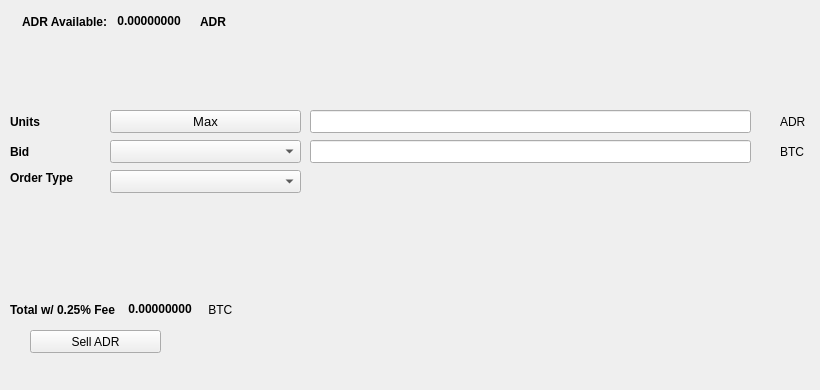
   <widget class="QWidget" name="SellTab">
    <attribute name="title">
     <string>Sell</string>
    </attribute>
    <widget class="QLabel" name="label_16">
     <property name="geometry">
      <rect>
       <x>780</x>
       <y>140</y>
       <width>31</width>
       <height>23</height>
      </rect>
     </property>
     <property name="text">
      <string>BTC</string>
     </property>
    </widget>
    <widget class="QComboBox" name="SellBidcomboBox">
     <property name="geometry">
      <rect>
       <x>110</x>
       <y>140</y>
       <width>191</width>
       <height>23</height>
      </rect>
     </property>
     <property name="font">
      <font>
       <pointsize>10</pointsize>
      </font>
     </property>
    </widget>
    <widget class="QLabel" name="label_18">
     <property name="geometry">
      <rect>
       <x>10</x>
       <y>110</y>
       <width>46</width>
       <height>23</height>
      </rect>
     </property>
     <property name="font">
      <font>
       <weight>75</weight>
       <bold>true</bold>
      </font>
     </property>
     <property name="text">
      <string>Units</string>
     </property>
    </widget>
    <widget class="QPushButton" name="Sell_Max_Amount">
     <property name="geometry">
      <rect>
       <x>110</x>
       <y>110</y>
       <width>191</width>
       <height>23</height>
      </rect>
     </property>
     <property name="font">
      <font>
       <pointsize>10</pointsize>
      </font>
     </property>
     <property name="text">
      <string>Max</string>
     </property>
    </widget>
    <widget class="QLabel" name="label_20">
     <property name="geometry">
      <rect>
       <x>10</x>
       <y>170</y>
       <width>91</width>
       <height>16</height>
      </rect>
     </property>
     <property name="font">
      <font>
       <weight>75</weight>
       <bold>true</bold>
      </font>
     </property>
     <property name="text">
      <string>Order Type</string>
     </property>
    </widget>
    <widget class="QComboBox" name="SellOrdertypeCombo">
     <property name="geometry">
      <rect>
       <x>110</x>
       <y>170</y>
       <width>191</width>
       <height>23</height>
      </rect>
     </property>
     <property name="font">
      <font>
       <pointsize>10</pointsize>
      </font>
     </property>
    </widget>
    <widget class="QLabel" name="label_21">
     <property name="geometry">
      <rect>
       <x>10</x>
       <y>140</y>
       <width>46</width>
       <height>23</height>
      </rect>
     </property>
     <property name="font">
      <font>
       <weight>75</weight>
       <bold>true</bold>
      </font>
     </property>
     <property name="text">
      <string>Bid</string>
     </property>
    </widget>
    <widget class="QLabel" name="label_22">
     <property name="geometry">
      <rect>
       <x>780</x>
       <y>110</y>
       <width>31</width>
       <height>23</height>
      </rect>
     </property>
     <property name="text">
      <string>ADR</string>
     </property>
    </widget>
    <widget class="QLineEdit" name="UnitsInputADR">
     <property name="geometry">
      <rect>
       <x>310</x>
       <y>110</y>
       <width>441</width>
       <height>23</height>
      </rect>
     </property>
     <property name="font">
      <font>
       <pointsize>9</pointsize>
       <weight>75</weight>
       <bold>true</bold>
      </font>
     </property>
    </widget>
    <widget class="QLineEdit" name="SellBidPriceEdit">
     <property name="geometry">
      <rect>
       <x>310</x>
       <y>140</y>
       <width>441</width>
       <height>23</height>
      </rect>
     </property>
     <property name="font">
      <font>
       <pointsize>9</pointsize>
       <weight>75</weight>
       <bold>true</bold>
      </font>
     </property>
    </widget>
    <widget class="QPushButton" name="SellADRBTN">
     <property name="geometry">
      <rect>
       <x>30</x>
       <y>330</y>
       <width>131</width>
       <height>23</height>
      </rect>
     </property>
     <property name="text">
      <string>Sell ADR</string>
     </property>
     <property name="icon">
      <iconset resource="../adirondack">
       <normaloff>:/icons/bitcoin</normaloff>:/icons/bitcoin</iconset>
     </property>
    </widget>
    <widget class="QWidget" name="layoutWidget3">
     <property name="geometry">
      <rect>
       <x>22</x>
       <y>12</y>
       <width>258</width>
       <height>19</height>
      </rect>
     </property>
     <layout class="QHBoxLayout" name="horizontalLayout">
      <item>
       <widget class="QLabel" name="label232_2">
        <property name="font">
         <font>
          <weight>75</weight>
          <bold>true</bold>
         </font>
        </property>
        <property name="text">
         <string>ADR Available:</string>
        </property>
       </widget>
      </item>
      <item>
       <widget class="QLabel" name="ADRAvailableLabel">
        <property name="palette">
         <palette>
          <active>
           <colorrole role="WindowText">
            <brush brushstyle="SolidPattern">
             <color alpha="255">
              <red>0</red>
              <green>0</green>
              <blue>0</blue>
             </color>
            </brush>
           </colorrole>
           <colorrole role="Button">
            <brush brushstyle="SolidPattern">
             <color alpha="255">
              <red>0</red>
              <green>170</green>
              <blue>0</blue>
             </color>
            </brush>
           </colorrole>
           <colorrole role="Light">
            <brush brushstyle="SolidPattern">
             <color alpha="255">
              <red>0</red>
              <green>255</green>
              <blue>0</blue>
             </color>
            </brush>
           </colorrole>
           <colorrole role="Midlight">
            <brush brushstyle="SolidPattern">
             <color alpha="255">
              <red>0</red>
              <green>212</green>
              <blue>0</blue>
             </color>
            </brush>
           </colorrole>
           <colorrole role="Dark">
            <brush brushstyle="SolidPattern">
             <color alpha="255">
              <red>0</red>
              <green>85</green>
              <blue>0</blue>
             </color>
            </brush>
           </colorrole>
           <colorrole role="Mid">
            <brush brushstyle="SolidPattern">
             <color alpha="255">
              <red>0</red>
              <green>113</green>
              <blue>0</blue>
             </color>
            </brush>
           </colorrole>
           <colorrole role="Text">
            <brush brushstyle="SolidPattern">
             <color alpha="255">
              <red>0</red>
              <green>170</green>
              <blue>0</blue>
             </color>
            </brush>
           </colorrole>
           <colorrole role="BrightText">
            <brush brushstyle="SolidPattern">
             <color alpha="255">
              <red>255</red>
              <green>255</green>
              <blue>255</blue>
             </color>
            </brush>
           </colorrole>
           <colorrole role="ButtonText">
            <brush brushstyle="SolidPattern">
             <color alpha="255">
              <red>0</red>
              <green>0</green>
              <blue>0</blue>
             </color>
            </brush>
           </colorrole>
           <colorrole role="Base">
            <brush brushstyle="SolidPattern">
             <color alpha="255">
              <red>255</red>
              <green>255</green>
              <blue>255</blue>
             </color>
            </brush>
           </colorrole>
           <colorrole role="Window">
            <brush brushstyle="SolidPattern">
             <color alpha="255">
              <red>0</red>
              <green>170</green>
              <blue>0</blue>
             </color>
            </brush>
           </colorrole>
           <colorrole role="Shadow">
            <brush brushstyle="SolidPattern">
             <color alpha="255">
              <red>0</red>
              <green>0</green>
              <blue>0</blue>
             </color>
            </brush>
           </colorrole>
           <colorrole role="AlternateBase">
            <brush brushstyle="SolidPattern">
             <color alpha="255">
              <red>127</red>
              <green>212</green>
              <blue>127</blue>
             </color>
            </brush>
           </colorrole>
           <colorrole role="ToolTipBase">
            <brush brushstyle="SolidPattern">
             <color alpha="255">
              <red>255</red>
              <green>255</green>
              <blue>220</blue>
             </color>
            </brush>
           </colorrole>
           <colorrole role="ToolTipText">
            <brush brushstyle="SolidPattern">
             <color alpha="255">
              <red>0</red>
              <green>0</green>
              <blue>0</blue>
             </color>
            </brush>
           </colorrole>
          </active>
          <inactive>
           <colorrole role="WindowText">
            <brush brushstyle="SolidPattern">
             <color alpha="255">
              <red>0</red>
              <green>0</green>
              <blue>0</blue>
             </color>
            </brush>
           </colorrole>
           <colorrole role="Button">
            <brush brushstyle="SolidPattern">
             <color alpha="255">
              <red>0</red>
              <green>170</green>
              <blue>0</blue>
             </color>
            </brush>
           </colorrole>
           <colorrole role="Light">
            <brush brushstyle="SolidPattern">
             <color alpha="255">
              <red>0</red>
              <green>255</green>
              <blue>0</blue>
             </color>
            </brush>
           </colorrole>
           <colorrole role="Midlight">
            <brush brushstyle="SolidPattern">
             <color alpha="255">
              <red>0</red>
              <green>212</green>
              <blue>0</blue>
             </color>
            </brush>
           </colorrole>
           <colorrole role="Dark">
            <brush brushstyle="SolidPattern">
             <color alpha="255">
              <red>0</red>
              <green>85</green>
              <blue>0</blue>
             </color>
            </brush>
           </colorrole>
           <colorrole role="Mid">
            <brush brushstyle="SolidPattern">
             <color alpha="255">
              <red>0</red>
              <green>113</green>
              <blue>0</blue>
             </color>
            </brush>
           </colorrole>
           <colorrole role="Text">
            <brush brushstyle="SolidPattern">
             <color alpha="255">
              <red>0</red>
              <green>170</green>
              <blue>0</blue>
             </color>
            </brush>
           </colorrole>
           <colorrole role="BrightText">
            <brush brushstyle="SolidPattern">
             <color alpha="255">
              <red>255</red>
              <green>255</green>
              <blue>255</blue>
             </color>
            </brush>
           </colorrole>
           <colorrole role="ButtonText">
            <brush brushstyle="SolidPattern">
             <color alpha="255">
              <red>0</red>
              <green>0</green>
              <blue>0</blue>
             </color>
            </brush>
           </colorrole>
           <colorrole role="Base">
            <brush brushstyle="SolidPattern">
             <color alpha="255">
              <red>255</red>
              <green>255</green>
              <blue>255</blue>
             </color>
            </brush>
           </colorrole>
           <colorrole role="Window">
            <brush brushstyle="SolidPattern">
             <color alpha="255">
              <red>0</red>
              <green>170</green>
              <blue>0</blue>
             </color>
            </brush>
           </colorrole>
           <colorrole role="Shadow">
            <brush brushstyle="SolidPattern">
             <color alpha="255">
              <red>0</red>
              <green>0</green>
              <blue>0</blue>
             </color>
            </brush>
           </colorrole>
           <colorrole role="AlternateBase">
            <brush brushstyle="SolidPattern">
             <color alpha="255">
              <red>127</red>
              <green>212</green>
              <blue>127</blue>
             </color>
            </brush>
           </colorrole>
           <colorrole role="ToolTipBase">
            <brush brushstyle="SolidPattern">
             <color alpha="255">
              <red>255</red>
              <green>255</green>
              <blue>220</blue>
             </color>
            </brush>
           </colorrole>
           <colorrole role="ToolTipText">
            <brush brushstyle="SolidPattern">
             <color alpha="255">
              <red>0</red>
              <green>0</green>
              <blue>0</blue>
             </color>
            </brush>
           </colorrole>
          </inactive>
          <disabled>
           <colorrole role="WindowText">
            <brush brushstyle="SolidPattern">
             <color alpha="255">
              <red>0</red>
              <green>85</green>
              <blue>0</blue>
             </color>
            </brush>
           </colorrole>
           <colorrole role="Button">
            <brush brushstyle="SolidPattern">
             <color alpha="255">
              <red>0</red>
              <green>170</green>
              <blue>0</blue>
             </color>
            </brush>
           </colorrole>
           <colorrole role="Light">
            <brush brushstyle="SolidPattern">
             <color alpha="255">
              <red>0</red>
              <green>255</green>
              <blue>0</blue>
             </color>
            </brush>
           </colorrole>
           <colorrole role="Midlight">
            <brush brushstyle="SolidPattern">
             <color alpha="255">
              <red>0</red>
              <green>212</green>
              <blue>0</blue>
             </color>
            </brush>
           </colorrole>
           <colorrole role="Dark">
            <brush brushstyle="SolidPattern">
             <color alpha="255">
              <red>0</red>
              <green>85</green>
              <blue>0</blue>
             </color>
            </brush>
           </colorrole>
           <colorrole role="Mid">
            <brush brushstyle="SolidPattern">
             <color alpha="255">
              <red>0</red>
              <green>113</green>
              <blue>0</blue>
             </color>
            </brush>
           </colorrole>
           <colorrole role="Text">
            <brush brushstyle="SolidPattern">
             <color alpha="255">
              <red>0</red>
              <green>85</green>
              <blue>0</blue>
             </color>
            </brush>
           </colorrole>
           <colorrole role="BrightText">
            <brush brushstyle="SolidPattern">
             <color alpha="255">
              <red>255</red>
              <green>255</green>
              <blue>255</blue>
             </color>
            </brush>
           </colorrole>
           <colorrole role="ButtonText">
            <brush brushstyle="SolidPattern">
             <color alpha="255">
              <red>0</red>
              <green>85</green>
              <blue>0</blue>
             </color>
            </brush>
           </colorrole>
           <colorrole role="Base">
            <brush brushstyle="SolidPattern">
             <color alpha="255">
              <red>0</red>
              <green>170</green>
              <blue>0</blue>
             </color>
            </brush>
           </colorrole>
           <colorrole role="Window">
            <brush brushstyle="SolidPattern">
             <color alpha="255">
              <red>0</red>
              <green>170</green>
              <blue>0</blue>
             </color>
            </brush>
           </colorrole>
           <colorrole role="Shadow">
            <brush brushstyle="SolidPattern">
             <color alpha="255">
              <red>0</red>
              <green>0</green>
              <blue>0</blue>
             </color>
            </brush>
           </colorrole>
           <colorrole role="AlternateBase">
            <brush brushstyle="SolidPattern">
             <color alpha="255">
              <red>0</red>
              <green>170</green>
              <blue>0</blue>
             </color>
            </brush>
           </colorrole>
           <colorrole role="ToolTipBase">
            <brush brushstyle="SolidPattern">
             <color alpha="255">
              <red>255</red>
              <green>255</green>
              <blue>220</blue>
             </color>
            </brush>
           </colorrole>
           <colorrole role="ToolTipText">
            <brush brushstyle="SolidPattern">
             <color alpha="255">
              <red>0</red>
              <green>0</green>
              <blue>0</blue>
             </color>
            </brush>
           </colorrole>
          </disabled>
         </palette>
        </property>
        <property name="font">
         <font>
          <weight>75</weight>
          <bold>true</bold>
         </font>
        </property>
        <property name="text">
         <string> 0.00000000 </string>
        </property>
        <property name="textInteractionFlags">
         <set>Qt::LinksAccessibleByMouse|Qt::TextSelectableByKeyboard|Qt::TextSelectableByMouse</set>
        </property>
       </widget>
      </item>
      <item>
       <widget class="QLabel" name="labelADR">
        <property name="font">
         <font>
          <weight>75</weight>
          <bold>true</bold>
         </font>
        </property>
        <property name="text">
         <string>ADR</string>
        </property>
       </widget>
      </item>
     </layout>
    </widget>
    <widget class="QWidget" name="layoutWidget">
     <property name="geometry">
      <rect>
       <x>10</x>
       <y>300</y>
       <width>268</width>
       <height>19</height>
      </rect>
     </property>
     <layout class="QHBoxLayout" name="horizontalLayout_2">
      <item>
       <widget class="QLabel" name="label_19">
        <property name="font">
         <font>
          <weight>75</weight>
          <bold>true</bold>
         </font>
        </property>
        <property name="text">
         <string>Total w/ 0.25% Fee </string>
        </property>
       </widget>
      </item>
      <item>
       <widget class="QLabel" name="SellCostLabel">
        <property name="palette">
         <palette>
          <active>
           <colorrole role="WindowText">
            <brush brushstyle="SolidPattern">
             <color alpha="255">
              <red>0</red>
              <green>0</green>
              <blue>0</blue>
             </color>
            </brush>
           </colorrole>
           <colorrole role="Button">
            <brush brushstyle="SolidPattern">
             <color alpha="255">
              <red>0</red>
              <green>170</green>
              <blue>0</blue>
             </color>
            </brush>
           </colorrole>
           <colorrole role="Light">
            <brush brushstyle="SolidPattern">
             <color alpha="255">
              <red>0</red>
              <green>255</green>
              <blue>0</blue>
             </color>
            </brush>
           </colorrole>
           <colorrole role="Midlight">
            <brush brushstyle="SolidPattern">
             <color alpha="255">
              <red>0</red>
              <green>212</green>
              <blue>0</blue>
             </color>
            </brush>
           </colorrole>
           <colorrole role="Dark">
            <brush brushstyle="SolidPattern">
             <color alpha="255">
              <red>0</red>
              <green>85</green>
              <blue>0</blue>
             </color>
            </brush>
           </colorrole>
           <colorrole role="Mid">
            <brush brushstyle="SolidPattern">
             <color alpha="255">
              <red>0</red>
              <green>113</green>
              <blue>0</blue>
             </color>
            </brush>
           </colorrole>
           <colorrole role="Text">
            <brush brushstyle="SolidPattern">
             <color alpha="255">
              <red>0</red>
              <green>170</green>
              <blue>0</blue>
             </color>
            </brush>
           </colorrole>
           <colorrole role="BrightText">
            <brush brushstyle="SolidPattern">
             <color alpha="255">
              <red>255</red>
              <green>255</green>
              <blue>255</blue>
             </color>
            </brush>
           </colorrole>
           <colorrole role="ButtonText">
            <brush brushstyle="SolidPattern">
             <color alpha="255">
              <red>0</red>
              <green>0</green>
              <blue>0</blue>
             </color>
            </brush>
           </colorrole>
           <colorrole role="Base">
            <brush brushstyle="SolidPattern">
             <color alpha="255">
              <red>255</red>
              <green>255</green>
              <blue>255</blue>
             </color>
            </brush>
           </colorrole>
           <colorrole role="Window">
            <brush brushstyle="SolidPattern">
             <color alpha="255">
              <red>0</red>
              <green>170</green>
              <blue>0</blue>
             </color>
            </brush>
           </colorrole>
           <colorrole role="Shadow">
            <brush brushstyle="SolidPattern">
             <color alpha="255">
              <red>0</red>
              <green>0</green>
              <blue>0</blue>
             </color>
            </brush>
           </colorrole>
           <colorrole role="AlternateBase">
            <brush brushstyle="SolidPattern">
             <color alpha="255">
              <red>127</red>
              <green>212</green>
              <blue>127</blue>
             </color>
            </brush>
           </colorrole>
           <colorrole role="ToolTipBase">
            <brush brushstyle="SolidPattern">
             <color alpha="255">
              <red>255</red>
              <green>255</green>
              <blue>220</blue>
             </color>
            </brush>
           </colorrole>
           <colorrole role="ToolTipText">
            <brush brushstyle="SolidPattern">
             <color alpha="255">
              <red>0</red>
              <green>0</green>
              <blue>0</blue>
             </color>
            </brush>
           </colorrole>
          </active>
          <inactive>
           <colorrole role="WindowText">
            <brush brushstyle="SolidPattern">
             <color alpha="255">
              <red>0</red>
              <green>0</green>
              <blue>0</blue>
             </color>
            </brush>
           </colorrole>
           <colorrole role="Button">
            <brush brushstyle="SolidPattern">
             <color alpha="255">
              <red>0</red>
              <green>170</green>
              <blue>0</blue>
             </color>
            </brush>
           </colorrole>
           <colorrole role="Light">
            <brush brushstyle="SolidPattern">
             <color alpha="255">
              <red>0</red>
              <green>255</green>
              <blue>0</blue>
             </color>
            </brush>
           </colorrole>
           <colorrole role="Midlight">
            <brush brushstyle="SolidPattern">
             <color alpha="255">
              <red>0</red>
              <green>212</green>
              <blue>0</blue>
             </color>
            </brush>
           </colorrole>
           <colorrole role="Dark">
            <brush brushstyle="SolidPattern">
             <color alpha="255">
              <red>0</red>
              <green>85</green>
              <blue>0</blue>
             </color>
            </brush>
           </colorrole>
           <colorrole role="Mid">
            <brush brushstyle="SolidPattern">
             <color alpha="255">
              <red>0</red>
              <green>113</green>
              <blue>0</blue>
             </color>
            </brush>
           </colorrole>
           <colorrole role="Text">
            <brush brushstyle="SolidPattern">
             <color alpha="255">
              <red>0</red>
              <green>170</green>
              <blue>0</blue>
             </color>
            </brush>
           </colorrole>
           <colorrole role="BrightText">
            <brush brushstyle="SolidPattern">
             <color alpha="255">
              <red>255</red>
              <green>255</green>
              <blue>255</blue>
             </color>
            </brush>
           </colorrole>
           <colorrole role="ButtonText">
            <brush brushstyle="SolidPattern">
             <color alpha="255">
              <red>0</red>
              <green>0</green>
              <blue>0</blue>
             </color>
            </brush>
           </colorrole>
           <colorrole role="Base">
            <brush brushstyle="SolidPattern">
             <color alpha="255">
              <red>255</red>
              <green>255</green>
              <blue>255</blue>
             </color>
            </brush>
           </colorrole>
           <colorrole role="Window">
            <brush brushstyle="SolidPattern">
             <color alpha="255">
              <red>0</red>
              <green>170</green>
              <blue>0</blue>
             </color>
            </brush>
           </colorrole>
           <colorrole role="Shadow">
            <brush brushstyle="SolidPattern">
             <color alpha="255">
              <red>0</red>
              <green>0</green>
              <blue>0</blue>
             </color>
            </brush>
           </colorrole>
           <colorrole role="AlternateBase">
            <brush brushstyle="SolidPattern">
             <color alpha="255">
              <red>127</red>
              <green>212</green>
              <blue>127</blue>
             </color>
            </brush>
           </colorrole>
           <colorrole role="ToolTipBase">
            <brush brushstyle="SolidPattern">
             <color alpha="255">
              <red>255</red>
              <green>255</green>
              <blue>220</blue>
             </color>
            </brush>
           </colorrole>
           <colorrole role="ToolTipText">
            <brush brushstyle="SolidPattern">
             <color alpha="255">
              <red>0</red>
              <green>0</green>
              <blue>0</blue>
             </color>
            </brush>
           </colorrole>
          </inactive>
          <disabled>
           <colorrole role="WindowText">
            <brush brushstyle="SolidPattern">
             <color alpha="255">
              <red>0</red>
              <green>85</green>
              <blue>0</blue>
             </color>
            </brush>
           </colorrole>
           <colorrole role="Button">
            <brush brushstyle="SolidPattern">
             <color alpha="255">
              <red>0</red>
              <green>170</green>
              <blue>0</blue>
             </color>
            </brush>
           </colorrole>
           <colorrole role="Light">
            <brush brushstyle="SolidPattern">
             <color alpha="255">
              <red>0</red>
              <green>255</green>
              <blue>0</blue>
             </color>
            </brush>
           </colorrole>
           <colorrole role="Midlight">
            <brush brushstyle="SolidPattern">
             <color alpha="255">
              <red>0</red>
              <green>212</green>
              <blue>0</blue>
             </color>
            </brush>
           </colorrole>
           <colorrole role="Dark">
            <brush brushstyle="SolidPattern">
             <color alpha="255">
              <red>0</red>
              <green>85</green>
              <blue>0</blue>
             </color>
            </brush>
           </colorrole>
           <colorrole role="Mid">
            <brush brushstyle="SolidPattern">
             <color alpha="255">
              <red>0</red>
              <green>113</green>
              <blue>0</blue>
             </color>
            </brush>
           </colorrole>
           <colorrole role="Text">
            <brush brushstyle="SolidPattern">
             <color alpha="255">
              <red>0</red>
              <green>85</green>
              <blue>0</blue>
             </color>
            </brush>
           </colorrole>
           <colorrole role="BrightText">
            <brush brushstyle="SolidPattern">
             <color alpha="255">
              <red>255</red>
              <green>255</green>
              <blue>255</blue>
             </color>
            </brush>
           </colorrole>
           <colorrole role="ButtonText">
            <brush brushstyle="SolidPattern">
             <color alpha="255">
              <red>0</red>
              <green>85</green>
              <blue>0</blue>
             </color>
            </brush>
           </colorrole>
           <colorrole role="Base">
            <brush brushstyle="SolidPattern">
             <color alpha="255">
              <red>0</red>
              <green>170</green>
              <blue>0</blue>
             </color>
            </brush>
           </colorrole>
           <colorrole role="Window">
            <brush brushstyle="SolidPattern">
             <color alpha="255">
              <red>0</red>
              <green>170</green>
              <blue>0</blue>
             </color>
            </brush>
           </colorrole>
           <colorrole role="Shadow">
            <brush brushstyle="SolidPattern">
             <color alpha="255">
              <red>0</red>
              <green>0</green>
              <blue>0</blue>
             </color>
            </brush>
           </colorrole>
           <colorrole role="AlternateBase">
            <brush brushstyle="SolidPattern">
             <color alpha="255">
              <red>0</red>
              <green>170</green>
              <blue>0</blue>
             </color>
            </brush>
           </colorrole>
           <colorrole role="ToolTipBase">
            <brush brushstyle="SolidPattern">
             <color alpha="255">
              <red>255</red>
              <green>255</green>
              <blue>220</blue>
             </color>
            </brush>
           </colorrole>
           <colorrole role="ToolTipText">
            <brush brushstyle="SolidPattern">
             <color alpha="255">
              <red>0</red>
              <green>0</green>
              <blue>0</blue>
             </color>
            </brush>
           </colorrole>
          </disabled>
         </palette>
        </property>
        <property name="font">
         <font>
          <weight>75</weight>
          <bold>true</bold>
         </font>
        </property>
        <property name="autoFillBackground">
         <bool>false</bool>
        </property>
        <property name="text">
         <string> 0.00000000</string>
        </property>
        <property name="textInteractionFlags">
         <set>Qt::LinksAccessibleByMouse|Qt::TextSelectableByMouse</set>
        </property>
       </widget>
      </item>
      <item>
       <widget class="QLabel" name="label_17">
        <property name="font">
         <font>
          <weight>50</weight>
          <bold>false</bold>
         </font>
        </property>
        <property name="text">
         <string> BTC</string>
        </property>
       </widget>
      </item>
     </layout>
    </widget>
    <widget class="QLabel" name="label_23">
     <property name="geometry">
      <rect>
       <x>460</x>
       <y>300</y>
       <width>281</width>
       <height>81</height>
      </rect>
     </property>
     <property name="text">
      <string/>
     </property>
     <property name="pixmap">
      <pixmap>:/images/bittrex</pixmap>
     </property>
    </widget>
   </widget>
